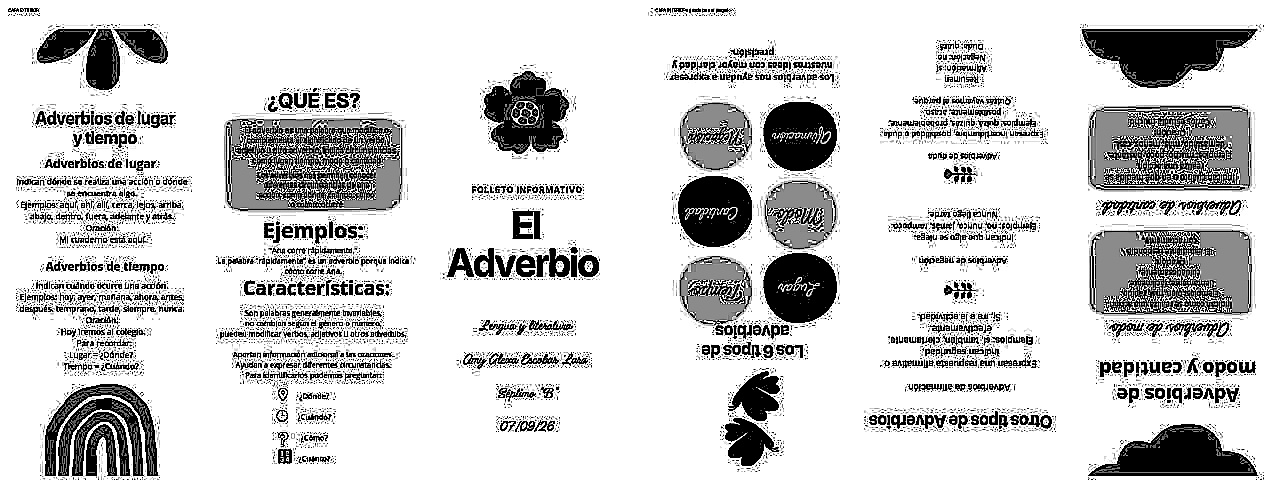
#> input picture doc1_work/image1_clean.png, 1280 x 484 px, found by its file name
$ python make_readable_image.py
#> lines starting #> are read from the running program, lines starting #| are printed output that depends on the picture; after the words box and inside, x2 and y2 are one past the last pixel; in counts of white or black regions, pixels touching at a corner belong together
from pathlib import Path
from PIL import Image, ImageOps

source = Path(r"C:\Users\EXCOMERCAFE\Documents\Planilla\doc1_work\image1_clean.png")
destination = Path(r"C:\Users\EXCOMERCAFE\Downloads\Doc1_legible_por_paneles.png")

image = Image.open(source).convert("L")
#> image is the input picture: PIL image 1280x484 L; min 0, max 255, mean 207.4
width, height = image.size
#> width = 1280; height = 484
panel_width = width // 5
#> panel_width = 256
panels = []

for index in range(5):
    left = index * panel_width
    right = width if index == 4 else (index + 1) * panel_width
    panel = image.crop((left, 0, right, height))
    mask = panel.point(lambda value: 255 if value < 245 else 0)
    bbox = mask.getbbox()
    if bbox:
        pad = 10
        x0 = max(0, bbox[0] - pad)
        y0 = max(0, bbox[1] - pad)
        x1 = min(panel.width, bbox[2] + pad)
        y1 = min(panel.height, bbox[3] + pad)
        panel = panel.crop((x0, y0, x1, y1))
    panel = ImageOps.autocontrast(panel)
    panel = panel.point(lambda value: 0 if value < 185 else 255)
    panels.append(panel)
#> this loop made 5 passes
#> (bbox, y0, x1, y1) on passes 1 to 5: ((8, 8, 256, 480), 0, 256, 484), ((0, 80, 256, 464), 70, 256, 474), ((0, 8, 256, 472), 0, 256, 482), ((0, 40, 256, 456), 30, 256, 466), ((0, 24, 240, 480), 14, 250, 484)
#> pass 1, `panel = image.crop((left, 0, right, height))`:
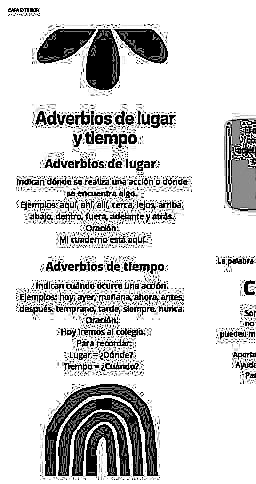
#> panel: PIL image 256x484 L; min 0, max 255, mean 209.6
#> pass 1, `mask = panel.point(lambda value: 255 if value < 245 else 0)`:
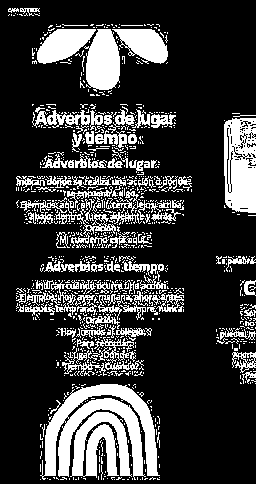
#> mask: PIL image 256x484 L; 22.9% white; 1000 white regions (892 under 20 px), largest, box (x1, y1, x2, y2) and area: (40, 384, 160, 480) 4718, (224, 118, 256, 213) 2505, (70, 412, 132, 478) 2398
#> pass 1, `panel = panel.point(lambda value: 0 if value < 185 else 255)`:
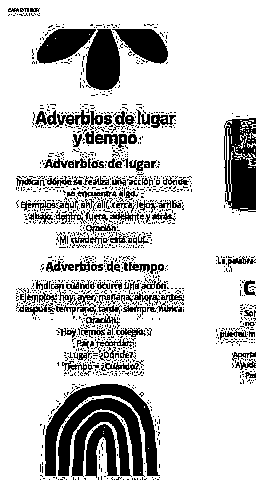
#> panel: PIL image 256x484 L; 79.4% white; 1514 black regions (1390 under 20 px), largest, box (x1, y1, x2, y2) and area: (45, 384, 160, 476) 2610, (224, 118, 256, 212) 2298, (58, 398, 145, 477) 2041
#> pass 2, `panel = image.crop((left, 0, right, height))`:
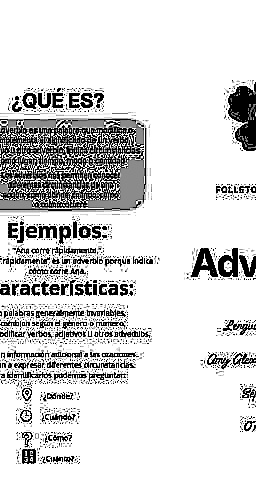
#> panel: PIL image 256x484 L; min 0, max 255, mean 214
#> after the loop, panels = 5 items

gap = 18
canvas_width = max(panel.width for panel in panels)
#> canvas_width = 256
canvas_height = sum(panel.height for panel in panels) + gap * (len(panels) - 1)
#> canvas_height = 2348
canvas = Image.new("L", (canvas_width, canvas_height), 255)
#> canvas: PIL image 256x2348 L; every value is 255
y = 0
for panel in panels:
    x = (canvas_width - panel.width) // 2
    canvas.paste(panel, (x, y))
    y += panel.height + gap
#> this loop made 5 passes
#> (x, y) on passes 1 to 5: (0, 502), (0, 924), (0, 1424), (0, 1878), (3, 2366)
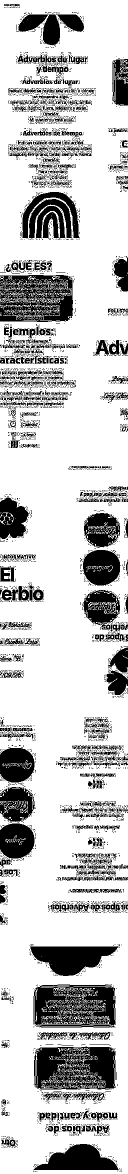
#> canvas: PIL image 256x2348 L (shown at 1/2 size); 77.1% white; 5677 black regions (5230 under 20 px), largest, box (x1, y1, x2, y2) and area: (67, 2093, 231, 2180) 11060, (67, 1969, 231, 2056) 10548, (0, 550, 147, 644) 10066
#> after the loop, y = 2366

scale = 2
canvas = canvas.resize((canvas.width * scale, canvas.height * scale), Image.Resampling.LANCZOS)
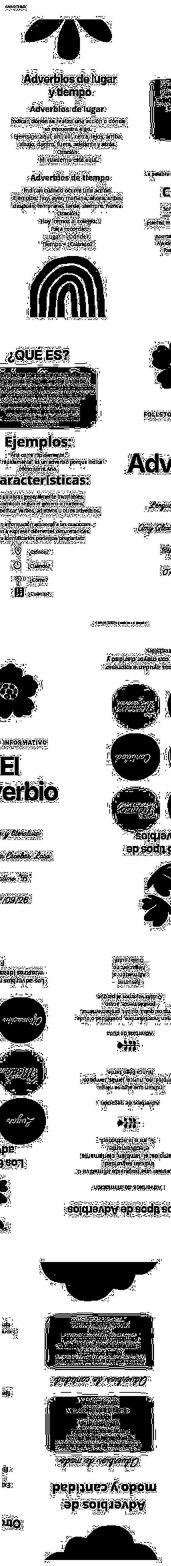
#> canvas: PIL image 512x4696 L (shown at 1/3 size); min 0, max 255, mean 196.2
canvas.save(destination, format="PNG", optimize=True, dpi=(300, 300))
print(destination)
